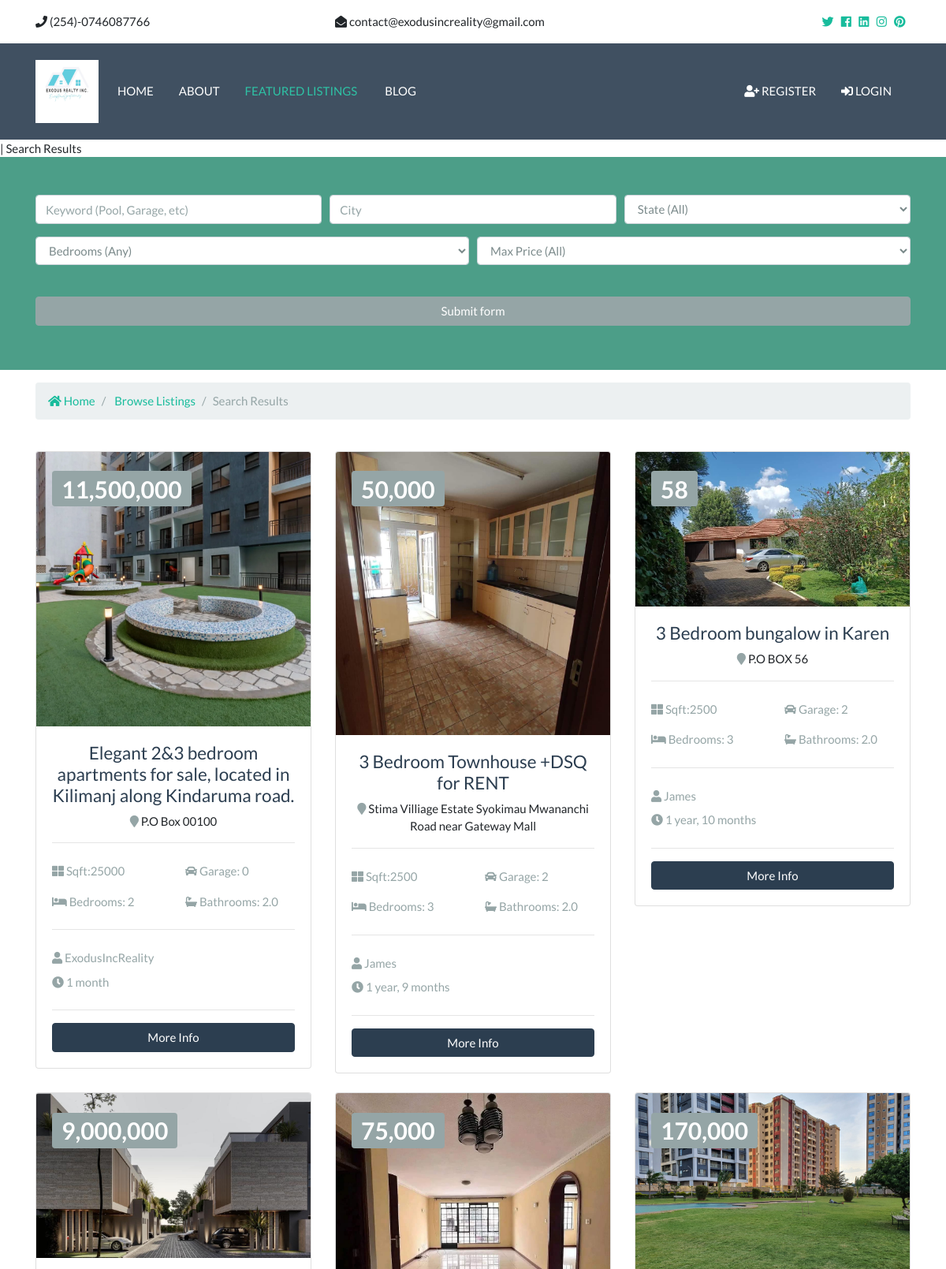
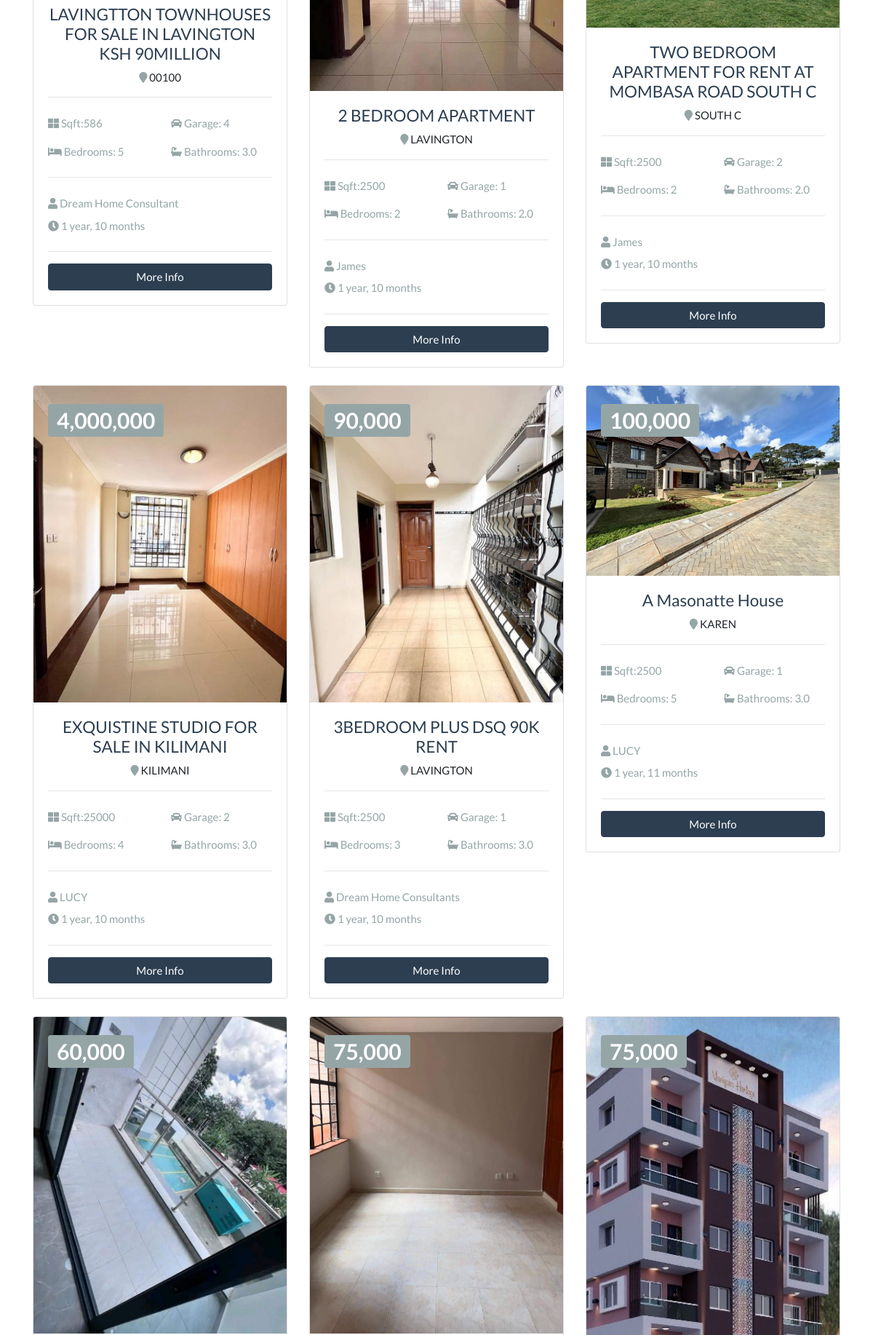
The page /listings/search (upper part) on the database its author committed (2 pictures, top to bottom).
### listings/models.py (models this page shows, shortened)
class Listing(models.Model):
    realtor = models.ForeignKey(Realtor, on_delete=models.DO_NOTHING)
    title = models.CharField(max_length=255)
    address = models.CharField(max_length=255)
    city = models.CharField(max_length=255)
    zipcode = models.CharField(max_length=255)
    description = RichTextUploadingField(blank=True)  # Use RichTextUploadingField
    price = models.IntegerField()
    bedrooms = models.IntegerField()
    bathrooms = models.DecimalField(max_digits=2, decimal_places=1)
    garage = models.IntegerField(default=0)
    list_date = models.DateTimeField(auto_now_add=True)
    sqft = models.IntegerField()
    lot_size = models.DecimalField(max_digits=5, decimal_places=1)
    is_published = models.BooleanField(default=True)
    photo_main = models.ImageField(upload_to="photos/%Y%m/%d/")
    photo1 = models.ImageField(upload_to="photos/%Y%m/%d/", blank=True)
    photo2 = models.ImageField(upload_to="photos/%Y%m/%d/", blank=True)
    photo3 = models.ImageField(upload_to="photos/%Y%m/%d/", blank=True)
    photo4 = models.ImageField(upload_to="photos/%Y%m/%d/", blank=True)
    photo5 = models.ImageField(upload_to="photos/%Y%m/%d/", blank=True)
    photo6 = models.ImageField(upload_to="photos/%Y%m/%d/", blank=True)

### realtors/models.py (models this page shows, shortened)
class Realtor(models.Model):
    name = models.CharField(max_length=255)
    photo = models.ImageField(upload_to="photos/%Y%m/%d/", blank=True)
    description = models.TextField()
    email = models.EmailField()
    phone = models.CharField(max_length=255)
    is_mvp = models.BooleanField(default=False)
    hire_date = models.DateTimeField(auto_now_add=True)

### listings/views.py (the view)
# urls.py: path("search", views.search, name="search"),
def search(request):
    queryset_list = Listing.objects.order_by(
        "-list_date").filter(is_published=True)
    if 'keywords' in request.GET:
        keywords = request.GET['keywords']
        if keywords:
            queryset_list = queryset_list.filter(
                description__icontains=keywords)
    if 'city' in request.GET:
        city = request.GET['city']
        if city:
            queryset_list = queryset_list.filter(
                city__iexact=city)
    if 'state' in request.GET:
        city = request.GET['state']
        if city:
            queryset_list = queryset_list.filter(
                address__iexact=city)
    if 'bedrooms' in request.GET:
        bedrooms = request.GET['bedrooms']
        if bedrooms:
            queryset_list = queryset_list.filter(
                bedrooms__lte=bedrooms)
    if 'price' in request.GET:
        price = request.GET['price']
        if price:
            queryset_list = queryset_list.filter(
                price__lte=price)
    context = {
        "state_choices": state_choices,
        "bedroom_choices": bedroom_choices,
        "price_choices": price_choices,
        "listings": queryset_list,
        "values": request.GET
    }
    return render(request, "listings/search.html", context)

### templates/listings/search.html (shortened to what this page needs)
{% extends 'base.html'%} {%load static%} {%load humanize%} {%block content%}
{% block title%}
| Search Results {%endblock%}
<section id="showcase-inner" class="showcase-search text-white py-5">
  <div class="container">
    <div class="row text-center">
      <div class="col-md-12">
        <form action="{% url 'search'%}">
          <div class="form-row">
            <div class="col-md-4 mb-3">
              <input
                type="text"
                name="keywords"
                class="form-control"
                placeholder="Keyword (Pool, Garage, etc)" value="{{values.keywords}}"
              />
            </div>
            <div class="col-md-4 mb-3">
              <input
                type="text"
                name="city"
                class="form-control" value="{{values.city}}"
                placeholder="City"
              />
            </div>
            <div class="col-md-4 mb-3">
              <select name="state" class="form-control">
                <option selected="true" disabled="disabled">State (All)</option>
              </select>
            </div>
          </div>
          <div class="form-row">
            <div class="col-md-6 mb-3">
              <select name="bedrooms" class="form-control">
                <option selected="true" disabled="disabled"
                  >Bedrooms (Any)</option
                >
              </select>
            </div>
            <div class="col-md-6 mb-3">
              <select name="price" class="form-control">
                <option selected="true" disabled="disabled"
                  >Max Price (All)</option
                >
              </select>
            </div>
          </div>
          <button class="btn btn-secondary btn-block mt-4" type="submit">
            Submit form
          </button>
        </form>
      </div>
    </div>
  </div>
</section>
<section id="bc" class="mt-3">
  <div class="container">
    <nav aria-label="breadcrumb">
      <ol class="breadcrumb">
        <li class="breadcrumb-item">
          <a href="index.html"> <i class="fas fa-home"></i> Home</a>
        </li>
        <li class="breadcrumb-item">
          <a href="listings.html">Browse Listings</a>
        </li>
        <li class="breadcrumb-item active">Search Results</li>
      </ol>
    </nav>
  </div>
</section>
<section id="listings" class="py-4">
  <div class="container">
    <div class="row">
      {% if listings %} {% for listing in listings%}
      <div class="col-md-6 col-lg-4 mb-4">
        <div class="card listing-preview">
          <img class="card-img-top" src="{{ listing.photo_main.url }}" alt="" />
          <div class="card-img-overlay">
            <h2>
              <span class="badge badge-secondary text-white">
                {{ listing.price | intcomma }}
              </span>
            </h2>
          </div>
          <div class="card-body">
            <div class="listing-heading text-center">
              <h4 class="text-primary">{{ listing.title }}</h4>
              <p>
                <i class="fas fa-map-marker text-secondary"></i>
                {{ listing.address }}
              </p>
            </div>
            <hr />
            <div class="row py-2 text-secondary">
              <div class="col-6">
                <i class="fas fa-th-large"></i> Sqft:{{ listing.sqft }}
              </div>
              <div class="col-6">
                <i class="fas fa-car"></i> Garage: {{ listing.garage }}
              </div>
            </div>
            <div class="row py-2 text-secondary">
              <div class="col-6">
                <i class="fas fa-bed"></i> Bedrooms: {{ listing.bedrooms }}
              </div>
              <div class="col-6">
                <i class="fas fa-bath"></i> Bathrooms: {{ listing.bathrooms }}
              </div>
            </div>
            <hr />
            <div class="row py-2 text-secondary">
              <div class="col-12">
                <i class="fas fa-user"></i> {{ listing.realtor.name }}
              </div>
            </div>
            <div class="row text-secondary pb-2">
              <div class="col-6">
                <i class="fas fa-clock"></i> {{ listing.list_date | timesince }}
              </div>
            </div>
            <hr />
            <a
              href="{% url 'listing' listing.id %}"
              class="btn btn-primary btn-block"
              >More Info</a
            >
          </div>
        </div>
      </div>
      {% endfor %} {%else %}
      <div class="col-md-12">
        <p>No Listings Available</p>
      </div>
      {%endif %}
    </div>
</section>
{%endblock%}

### Property_Finder/static/css/all.css (style rules this page uses)
.fa, .fas, .far, .fal, .fab { -moz-osx-font-smoothing: grayscale; -webkit-font-smoothing: antialiased; display: inline-block; font-style: normal; font-variant: normal; text-rendering: auto; line-height: 1; }
.fa-bath:before { content: "\f2cd"; }
.fa-bed:before { content: "\f236"; }
.fa-car:before { content: "\f1b9"; }
.fa-clock:before { content: "\f017"; }
.fa-home:before { content: "\f015"; }
.fa-map-marker:before { content: "\f041"; }
.fa-th-large:before { content: "\f009"; }
.fa-user:before { content: "\f007"; }
.fa, .fas { font-family: 'Font Awesome 5 Free'; font-weight: 900; }

### Property_Finder/static/css/style.css (style rules this page uses)
.btn-secondary { color: #fff !important; }
img { width: 100%; }
#showcase-inner { background: url(../img/building.jpg) no-repeat top center fixed/cover; position: relative; overflow: hidden; min-height: 200px; }
#showcase-inner::before { content: ''; position: absolute; top: 0; left: 0; min-height: 100%; width: 100%; background: rgba(32, 134, 107, 0.8); }
#showcase-inner.showcase-search { min-height: 270px; }
.listing-preview a { position: relative; }

### rows shown on the page
Listing: photo_main (picture), price "11,500,000", title "Elegant 2&3 bedroom apartments for sale, located in Kilimanj along Kindaruma road.", address "P.O Box 00100", sqft "25000", garage "0", bedrooms "2", bathrooms "2.0", realtor.name "ExodusIncReality", list_date "1 month"
Listing: photo_main (picture), price "50,000", title "3 Bedroom Townhouse +DSQ for RENT", address "Stima Villiage Estate Syokimau Mwananchi Road near Gateway Mall", sqft "2500", garage "2", bedrooms "3", bathrooms "2.0", realtor.name "James", list_date "1 year, 9 months"
Listing: photo_main (picture), price "58", title "3 Bedroom bungalow in Karen", address "P.O BOX 56", sqft "2500", garage "2", bedrooms "3", bathrooms "2.0", realtor.name "James", list_date "1 year, 10 months"
Listing: photo_main (picture), price "9,000,000", title "LAVINGTTON TOWNHOUSES FOR SALE IN LAVINGTON KSH 90MILLION", address "00100", sqft "586", garage "4", bedrooms "5", bathrooms "3.0", realtor.name "Dream Home Consultant", list_date "1 year, 10 months"
Listing: photo_main (picture), price "75,000", title "2 BEDROOM APARTMENT", address "LAVINGTON", sqft "2500", garage "1", bedrooms "2", bathrooms "2.0", realtor.name "James", list_date "1 year, 10 months"
Listing: photo_main (picture), price "170,000", title "TWO BEDROOM APARTMENT FOR RENT AT MOMBASA ROAD SOUTH C", address "SOUTH C", sqft "2500", garage "2", bedrooms "2", bathrooms "2.0", realtor.name "James", list_date "1 year, 10 months"
Listing: photo_main (picture), price "4,000,000", title "EXQUISTINE STUDIO FOR SALE IN KILIMANI", address "KILIMANI", sqft "25000", garage "2", bedrooms "4", bathrooms "3.0", realtor.name "LUCY", list_date "1 year, 10 months"
Listing: photo_main (picture), price "90,000", title "3BEDROOM PLUS DSQ 90K RENT", address "LAVINGTON", sqft "2500", garage "1", bedrooms "3", bathrooms "3.0", realtor.name "Dream Home Consultants", list_date "1 year, 10 months"
Listing: photo_main (picture), price "100,000", title "A Masonatte House", address "KAREN", sqft "2500", garage "1", bedrooms "5", bathrooms "3.0", realtor.name "LUCY", list_date "1 year, 11 months"
Listing: photo_main (picture), price "60,000"
Listing: photo_main (picture), price "75,000"
Listing: photo_main (picture), price "75,000"
